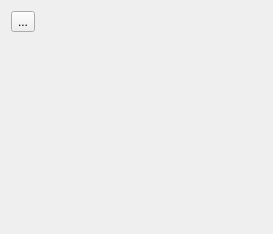
<?xml version="1.0" encoding="UTF-8"?>
<ui version="4.0">
 <class>SimpleSpellCheckingWidget</class>
 <widget class="QWidget" name="SimpleSpellCheckingWidget">
  <property name="geometry">
   <rect>
    <x>0</x>
    <y>0</y>
    <width>273</width>
    <height>234</height>
   </rect>
  </property>
  <property name="sizePolicy">
   <sizepolicy hsizetype="Preferred" vsizetype="Minimum">
    <horstretch>0</horstretch>
    <verstretch>0</verstretch>
   </sizepolicy>
  </property>
  <layout class="QGridLayout" name="gridLayout">
   <item row="0" column="0">
    <widget class="QToolButton" name="toolAutoSpellCheck">
     <property name="text">
      <string>...</string>
     </property>
    </widget>
   </item>
   <item row="1" column="0">
    <widget class="QWidget" name="SpecialSpacer">
     <property name="sizePolicy">
      <sizepolicy hsizetype="Preferred" vsizetype="Expanding">
       <horstretch>0</horstretch>
       <verstretch>0</verstretch>
      </sizepolicy>
     </property>
    </widget>
   </item>
   <item row="0" column="1">
    <spacer name="horizontalSpacer">
     <property name="orientation">
      <enum>Qt::Horizontal</enum>
     </property>
     <property name="sizeHint" stdset="0">
      <size>
       <width>40</width>
       <height>0</height>
      </size>
     </property>
    </spacer>
   </item>
  </layout>
 </widget>
 <resources/>
 <connections/>
</ui>
